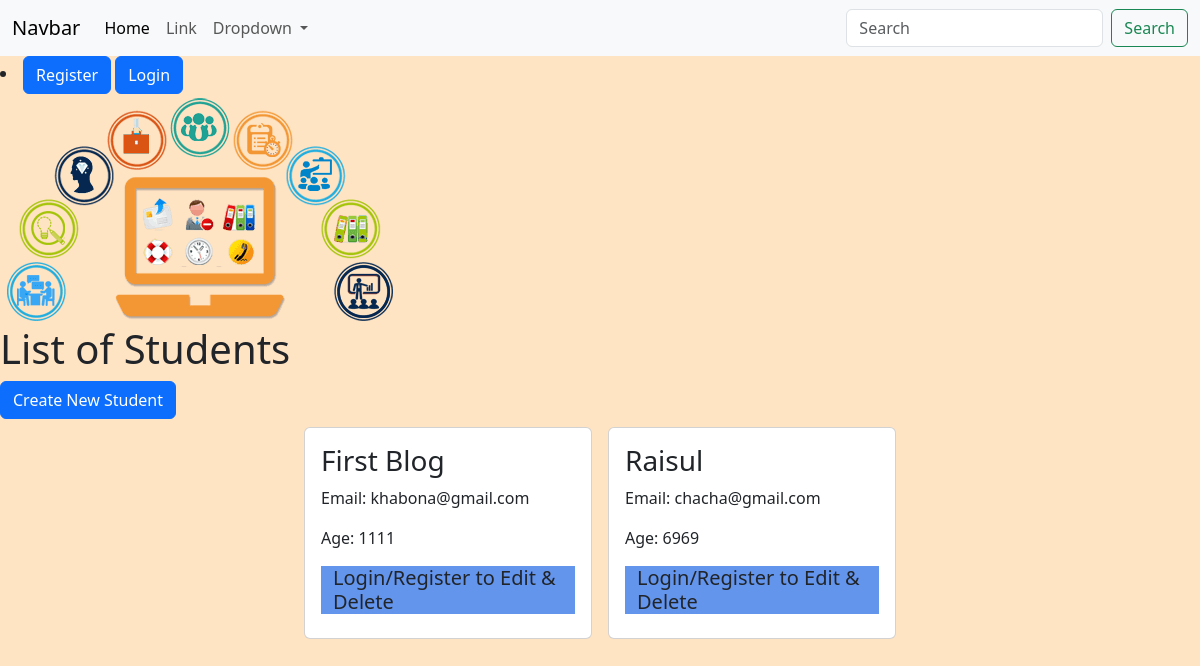
/, run on an earlier commit of the app's database.
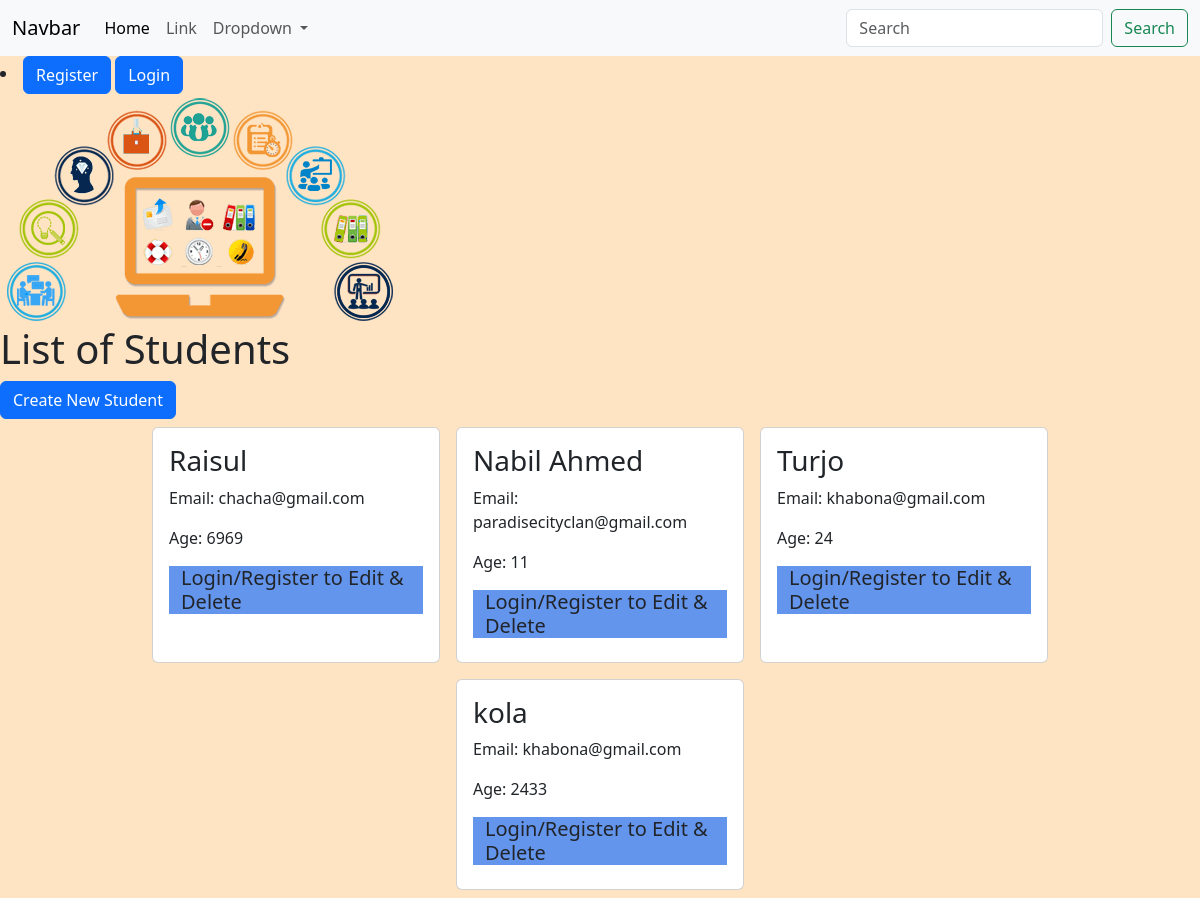
And on a later commit of the database.
### student_app/models.py (models this page shows, shortened)
class Student(models.Model):
    name = models.CharField(max_length=150)
    email = models.EmailField()
    age = models.IntegerField()
    course = models.ManyToManyField(Course, null=True, blank=True, default=None)
    photo = models.ImageField(upload_to='media/', null=True, blank=True, default=None)
    department = models.ForeignKey(Department, on_delete=models.CASCADE, null=True, blank=True, default=None)

### student_app/views.py (the view)
# urls.py: path('', views.list_students, name='list_students'),                                      # Function based view
def list_students(request):
    student_app = models.Student.objects.all()
    return render(request, "student_list.html", {"students": student_app})

### student_app/templates/student_list.html (shortened to what this page needs)
{% extends 'base.html' %}
{% block content %}
    <h1>List of Students</h1>
    <a href="{% url 'create_students' %}" class="btn btn-primary">Create New Student</a>
    <div class="d-flex flex-wrap justify-content-center">
        {% for student_app in students %}
            <div class="card m-2" style="width: 18rem;">
                <div class="card-body">
                    <h3 class="card-title">{{student_app.name}}</h3>
                    <p class="card-text">Email: {{student_app.email}}</p>
                    <p class="card-text">Age: {{student_app.age}}</p>
                    {% if user.is_authenticated %}
                        <a href="{% url 'update_students' id=student_app.id %}" class="btn btn-warning">Edit</a>
                        <a href="{% url 'delete_students' id=student_app.id %}" class="btn btn-danger">Delete</a>
                    {% else %}
                    <div class="container" style="background-color: cornflowerblue;">
                        <h5> Login/Register to Edit & Delete </h5>
                    </div>
                    {% endif %}
                </div>
            </div>
        {% endfor %}
{% endblock %}

### templates/base.html (shortened to what this page needs)
{% load static %}
<!doctype html>
<html lang="en">
<head>
    <link href="https://cdn.jsdelivr.net/npm/bootstrap@5.3.8/dist/css/bootstrap.min.css" rel="stylesheet"
>
    <link rel="stylesheet" href="{% static 'css/style.css' %}">
</head>
<body>
    <nav class="navbar navbar-expand-lg bg-body-tertiary">
        <div class="container-fluid">
            <a class="navbar-brand" href="#">Navbar</a>
            <div class="collapse navbar-collapse" id="navbarSupportedContent">
                <ul class="navbar-nav me-auto mb-2 mb-lg-0">
                    <li class="nav-item">
                        <a class="nav-link active" aria-current="page" href="#">Home</a>
                    </li>
                    <li class="nav-item">
                        <a class="nav-link" href="#">Link</a>
                    </li>
                    <li class="nav-item dropdown">
                        <a class="nav-link dropdown-toggle" href="#" role="button" data-bs-toggle="dropdown"
                            aria-expanded="false">
                            Dropdown
                        </a>
                    </li>
                </ul>
                <form class="d-flex" role="search">
                    <input class="form-control me-2" type="search" placeholder="Search" aria-label="Search" />
                    <button class="btn btn-outline-success" type="submit">Search</button>
                </form>
            </div>
        </div>
    </nav>
    <li class="nav-item">
        {% if user.is_authenticated%}
            <h2>Welcome {{user.username}}!</h2>
            <a class="btn btn-danger" href="{% url 'logout'%}">Logout</a>
        {% else %}
            <a class="btn btn-primary" href="{% url 'register'%}">Register</a>
            <a class="btn btn-primary" href="{% url 'login'%}">Login</a>
        {% endif %}
    </li>
    <div>
        <img src="{% static 'images/image.png' %}" alt="horse">
    </div>
    {% block content %}
    {% endblock %}
</body>
</html>

### static/css/style.css (style rules this page uses)
body { background-color: bisque; }

What changed in the data, as far as the page shows it:
removed Student: name "First Blog", email "khabona@gmail.com", age "1111"
added Student: name "Nabil Ahmed", email "paradisecityclan@gmail.com", age "11"
added Student: name "Turjo", email "khabona@gmail.com", age "24"
added Student: name "kola", email "khabona@gmail.com", age "2433"
